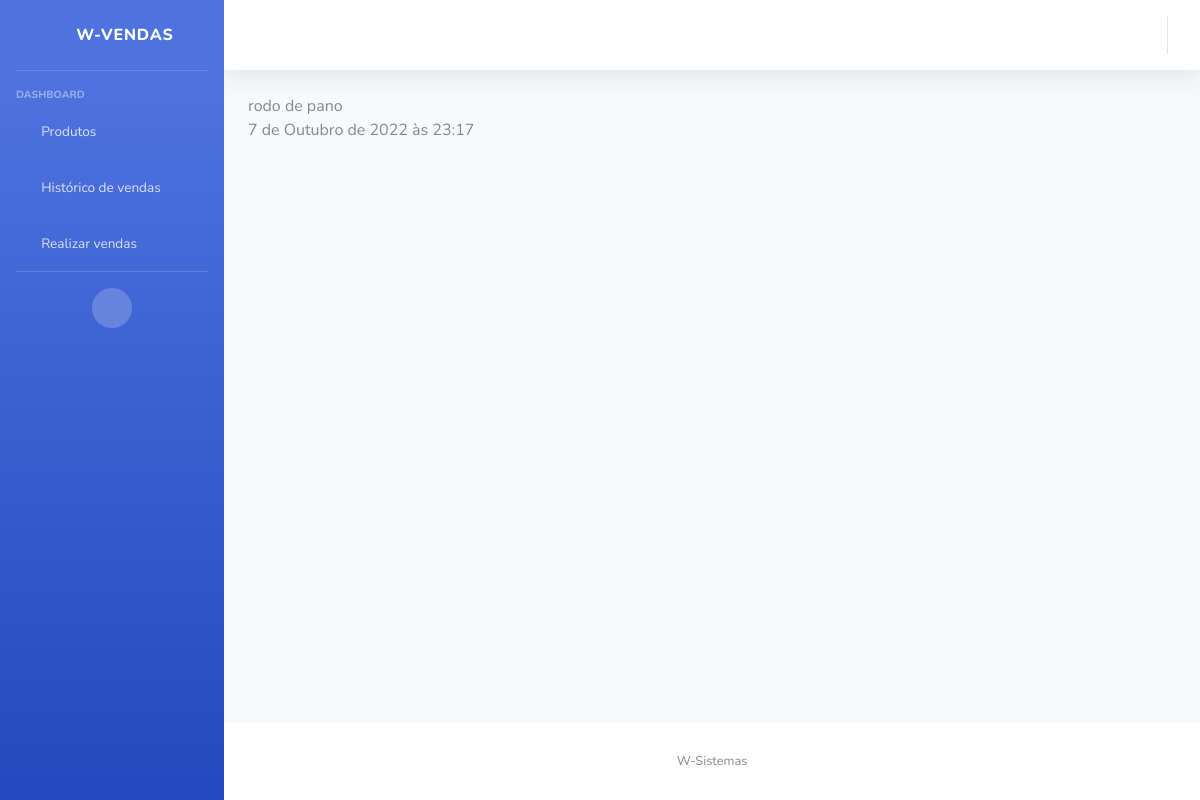
Screenshot of /venda-detalhe/2 with the database file from the repository.
### vendas_app/models.py (models this page shows, shortened)
class Produto(models.Model):
    nome = models.CharField(max_length=150, blank=False, null=False)
    preco_do_produto = models.DecimalField(decimal_places=2, blank=False, null=False, max_digits=6)
    categoria = models.ForeignKey(Categoria, verbose_name='Categoria', on_delete=models.CASCADE)
    quantidade = models.IntegerField()
    desc = models.TextField(max_length=250, blank=True, null=True)
    def __str__(self):
        return self.nome

class Carrinho(models.Model):
    produtos = models.ManyToManyField(Produto, blank=True, related_name='vendas')
    data_compra = models.DateTimeField(auto_now_add=True)
    valor_da_compra = models.DecimalField(decimal_places=2, max_digits=150)
    quantidade = models.IntegerField()

### vendas_app/views.py (the view)
# urls.py: path('venda-detalhe/<int:pk>', views.vendas_detalhes, name='venda-detalhe'),
def vendas_detalhes(request, pk):
    venda = Carrinho.objects.get(pk=pk)
    produtos = ", ".join([str(p) for p in venda.produtos.all()])
    return render(request, 'html/venda-detalhe.html', {'venda':venda, 'produtos': produtos})

### vendas_app/templates/html/venda-detalhe.html (shortened to what this page needs)
{% extends 'base.html' %}
{% block content%}
    {{produtos}}<br>
    {{venda.data_compra}}
{% endblock content%}

### rows the page displays
Produto: nome "rodo de pano"
Carrinho: data_compra "7 de Outubro de 2022 às 23:17"
